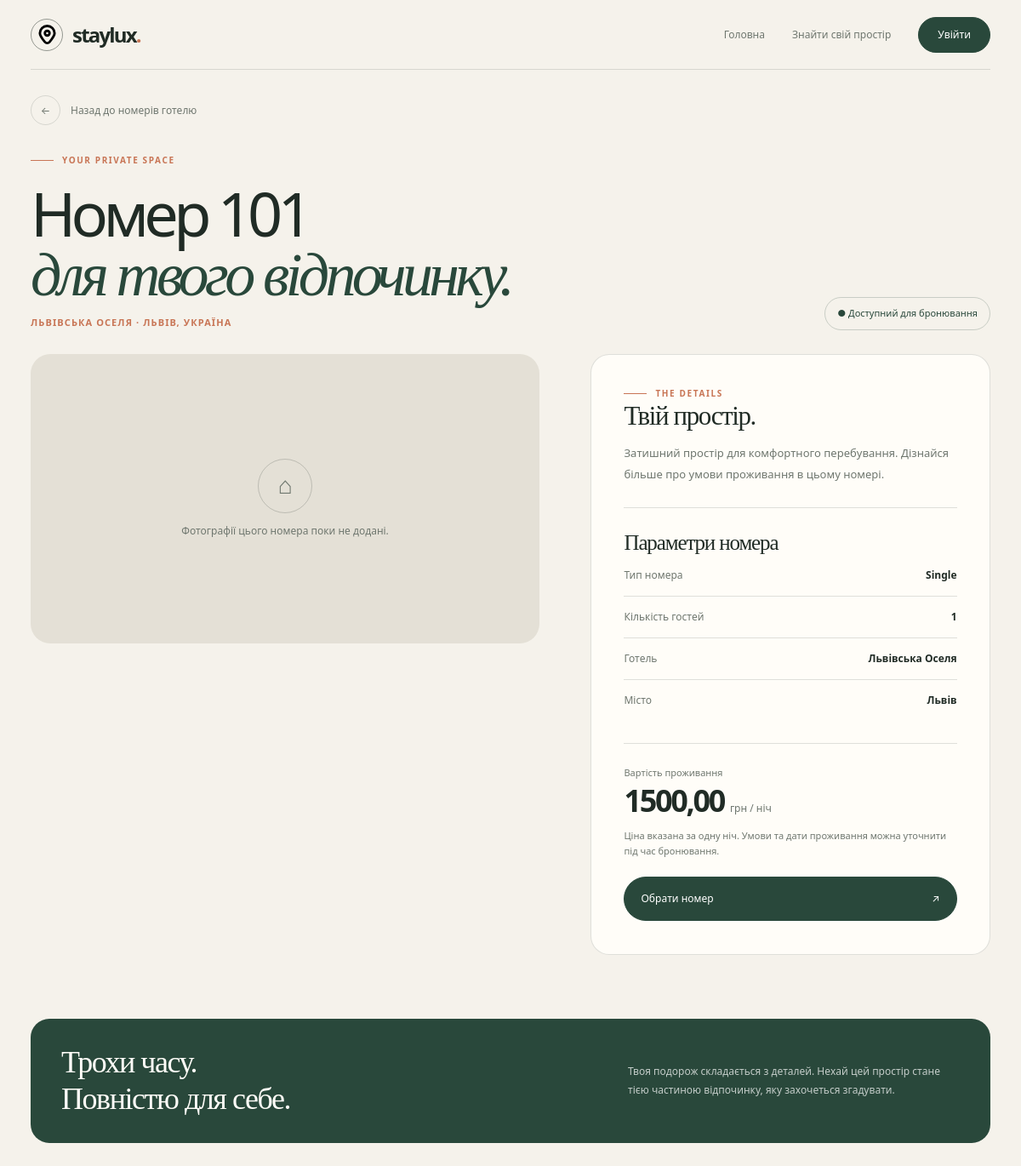
Page /rooms/4/room/ on the committed database.
### hotel/models.py (models this page shows, shortened)
class Room(models.Model):
    ROOM_TYPES = [
        ('single', 'Single'),
        ('double', 'Double'),
        ('suite', 'Suite'),
    ]
    hotel = models.ForeignKey(Hotel, on_delete=models.CASCADE, related_name='rooms')
    room_number = models.CharField(max_length=10)
    room_type = models.CharField(max_length=20, choices=ROOM_TYPES)
    capacity = models.IntegerField()
    price_per_night = models.DecimalField(max_digits=10, decimal_places=2)
    is_available = models.BooleanField(default=True)
    class Meta:
        verbose_name = 'Room'
        verbose_name_plural = 'Rooms'
        ordering = ['is_available', 'room_type', 'price_per_night']

class Hotel(models.Model):
    name = models.CharField(max_length=100)
    description = models.TextField()
    price_per_night = models.DecimalField(max_digits=10, decimal_places=2)
    amenities = models.ManyToManyField(Amenite, related_name='hotels', blank=True)
    country = models.CharField(max_length=100)
    city = models.CharField(max_length=100)
    address = models.CharField(max_length=200)

### hotel/views.py (the view)
# urls.py: path('rooms/<int:id>/room/', views.room, name='room'),
def room(request, id):
    room = get_object_or_404(Room, id=id)
    return render(request, 'room.html', {'room': room})

### templates/room.html (shortened to what this page needs)
{% extends 'base.html' %}
{% block content %}
<div class="sl-room-detail">
    <div class="sl-detail-shell">
        <a href="{% url 'hotel_rooms' room.hotel.pk %}" class="sl-detail-back">
            <span aria-hidden="true">←</span>
            Назад до номерів готелю
        </a>
        <header class="sl-detail-heading">
            <div>
                <div class="sl-detail-eyebrow">Your private space</div>
                <h1>Номер {{ room.room_number }}<br><em>для твого відпочинку.</em></h1>
                <div class="sl-detail-location">
                    {{ room.hotel.name }} · {{ room.hotel.city }}, {{ room.hotel.country }}
                </div>
            </div>
            {% if room.is_available %}
                <span class="sl-detail-status">● Доступний для бронювання</span>
            {% else %}
                <span class="sl-detail-status unavailable">● Наразі недоступний</span>
            {% endif %}
        </header>
        <main class="sl-detail-layout">
            <section class="sl-detail-gallery" aria-label="Фотографії номера">
                {% for photo in room.images.all %}
                    <div class="sl-detail-photo-wrap">
                        <img
                            src="{{ photo.image.url }}"
                            alt="Фото номера {{ room.room_number }} у готелі {{ room.hotel.name }}"
                            loading="{% if forloop.first %}eager{% else %}lazy{% endif %}"
                        >
                    </div>
                {% empty %}
                    <div class="sl-detail-photo-wrap">
                        <div class="sl-detail-no-photo">
                            <span aria-hidden="true">⌂</span>
                            <p>Фотографії цього номера поки не додані.</p>
                        </div>
                    </div>
                {% endfor %}
            </section>
            <aside class="sl-detail-panel">
                <div class="sl-detail-eyebrow">The details</div>
                <h2>Твій простір.</h2>
                <p class="sl-detail-description">
                    {% if room.description %}
                        {{ room.description }}
                    {% else %}
                        Затишний простір для комфортного перебування. Дізнайся більше про умови проживання в цьому номері.
                    {% endif %}
                </p>
                <div class="sl-detail-divider"></div>
                <h2 style="font-size:25px; margin-bottom:14px;">Параметри номера</h2>
                <div class="sl-detail-facts">
                    <div class="sl-detail-fact">
                        <span>Тип номера</span>
                        <strong>{{ room.get_room_type_display }}</strong>
                    </div>
                    <div class="sl-detail-fact">
                        <span>Кількість гостей</span>
                        <strong>{{ room.capacity }}</strong>
                    </div>
                    <div class="sl-detail-fact">
                        <span>Готель</span>
                        <strong>{{ room.hotel.name }}</strong>
                    </div>
                    <div class="sl-detail-fact">
                        <span>Місто</span>
                        <strong>{{ room.hotel.city }}</strong>
                    </div>
                </div>
                <div class="sl-detail-divider"></div>
                <div class="sl-detail-price-label">Вартість проживання</div>
                <div class="sl-detail-price">
                    {{ room.price_per_night }} <small>грн / ніч</small>
                </div>
                <p class="sl-detail-booking-note">
                    Ціна вказана за одну ніч. Умови та дати проживання можна уточнити під час бронювання.
                </p>
                {% if room.is_available %}
                    <a href="{% url 'booking' room.pk %}" class="sl-detail-booking-btn">
                        Обрати номер <span aria-hidden="true">↗</span>
                    </a>
                {% else %}
                    <span class="sl-detail-booking-btn disabled">
                        Номер недоступний <span aria-hidden="true">—</span>
                    </span>
                {% endif %}
            </aside>
        </main>
        <aside class="sl-detail-footer-note">
            <h3>Трохи часу.<br>Повністю для себе.</h3>
            <p>Твоя подорож складається з деталей. Нехай цей простір стане тією частиною відпочинку, яку захочеться згадувати.</p>
        </aside>
    </div>
</div>
{% endblock %}

### templates/base.html (style rules this page uses)
html { margin: 0; padding: 0; background: #f5f2eb; }
body.staylux-body { margin: 0; padding: 0; background: #f5f2eb; color: #202b25; }

### rows in the picture
Room: room_number "101", hotel.name "ЛЬВІВСЬКА ОСЕЛЯ", hotel.city "ЛЬВІВ", hotel.country "УКРАЇНА", room_type "Single", capacity "1", hotel.name "Львівська Оселя", hotel.city "Львів", price_per_night "1500,00"
